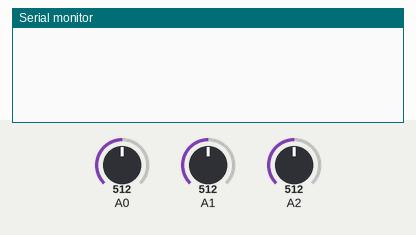
Simulated run of this sketch. Board: Arduino Mega 2560, built with avr-gcc and run on an emulated ATmega2560. Shown: the last lines printed to the serial monitor. The inputs (shaded band) are chosen by the test bench; at power-on: A1 = 512, A0 = 512, A2 = 512.

Above: at 2.2 s.
2.3 s: A1 set to 349
At 6.2 s:
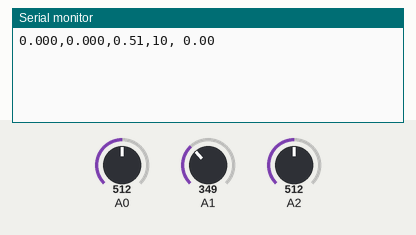
6.3 s: A1 set to 322
At 11.8 s:
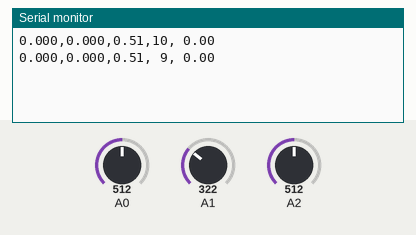

Measured:
- the behaviour switches between 341 and 340 on A1 (found by bisection; images 1 and 2)
- after the input at 2.3 s, the serial monitor: prints a new line after 3.7 s (image 1)
- after the input at 6.3 s, the serial monitor: prints a new line after 4.7 s (image 2)

The sketch:

MEGA.ino
```cpp
//so2, no2
#define ContinueMode 0
#define PollingMode 1

char buffer[30];
unsigned long past = 0;
bool flag = false;
char co_print[7];
float co_ppm;
char NO2_data[50];    //Hardware-designed no2 data archiving
char SO2_data[50];    //Hardware-designed so2 data archiving
char NO2_print[7];    //print no2 string
char SO2_print[7];    //print so2 string
char degree_print[7];
float direct[] = {3.84,1.98,2.25,0.41,0.45,0.32,0.90,0.62,1.40,1.19,3.08,2.93,4.62,4.04,4.33,3.43};

void setup(){
  Serial.begin(57600);
  Serial1.begin(9600);        //NO2
  Serial2.begin(9600);        //SO2
  delay(1000);

  #if ContinueMode
    Serial1.write('c');
    Serial1.write('\r');
    Serial2.write('c');
    Serial2.write('\r');
  #endif

}

void loop(){
//============================================================================
// 5sec check
  unsigned long now = millis();
  if(now - past >= 5000) {
    past = now;
    flag = true;
  }
//============================================================================
// wind speed
  int wind_speed_val = analogRead(A1);
  float wind_speed_outvoltage = wind_speed_val * (5.0 / 1023.0);
  int wind_speed_print = 6 * wind_speed_outvoltage;
// wind direct
  int wind_direction_val = analogRead(A2);
  float wind_direction_outvoltage = wind_direction_val * 5 / 1023.0;

//============================================================================
// co
  int co_val = analogRead(0);
  co_ppm = (float)co_val / 1000;

//============================================================================
//SO2, NO2
  #if PollingMode
    Serial2.write('\r');
    Serial1.write('\r');
    delay(1000);
  #else
    delay(100);
  #endif

  int i = 0;
  String str_so2_data = "";
  String str_no2_data = "";

//==================================================================================
// wind degree get
  float degree;
  for(int j =0; j < 16; j++){
    if(direct[j]-0.02 < wind_direction_outvoltage && direct[j]+0.02 > wind_direction_outvoltage){
       degree = j * 22.5;
       break;
    }
  }
//==================================================================================
//SO2, NO2 data get
  while (Serial2.available() > 0) { // read from AGSM port, send to Serial port to interupt continuous output send 'c''/r' without line ending, may have to send more than once.
    SO2_data[i] = Serial2.read();
    i++;
  }
  i = 0;
  while (Serial1.available() > 0) {
    NO2_data[i] = Serial1.read();
    i++;
  }

//==================================================================================
// After 5sec print
  if(flag == true){
    for(int j = 13; j < 16; j++){
       str_so2_data += SO2_data[j];
       str_no2_data += NO2_data[j];
    }

    float so2_ppm, no2_ppm;
    //The part that changes String to Int and converts it to float to express it in ppm.
    so2_ppm = (float)str_so2_data.toInt() / 1000;
    no2_ppm = (float)str_no2_data.toInt() / 1000;


    //Function used by printf to use prime numbers
    //Decimal, total digits, number of representations after decimal point, string
    dtostrf(so2_ppm, 5, 3, SO2_print);
    dtostrf(no2_ppm, 5, 3, NO2_print);
    dtostrf(co_ppm, 4, 2, co_print);
    dtostrf(degree, 5, 2, degree_print);
    sprintf(buffer,"%s,%s,%s,%2d,%s", SO2_print, NO2_print, co_print, wind_speed_print, degree_print);
    Serial.println(buffer);

    flag = false;
  }
}
```
